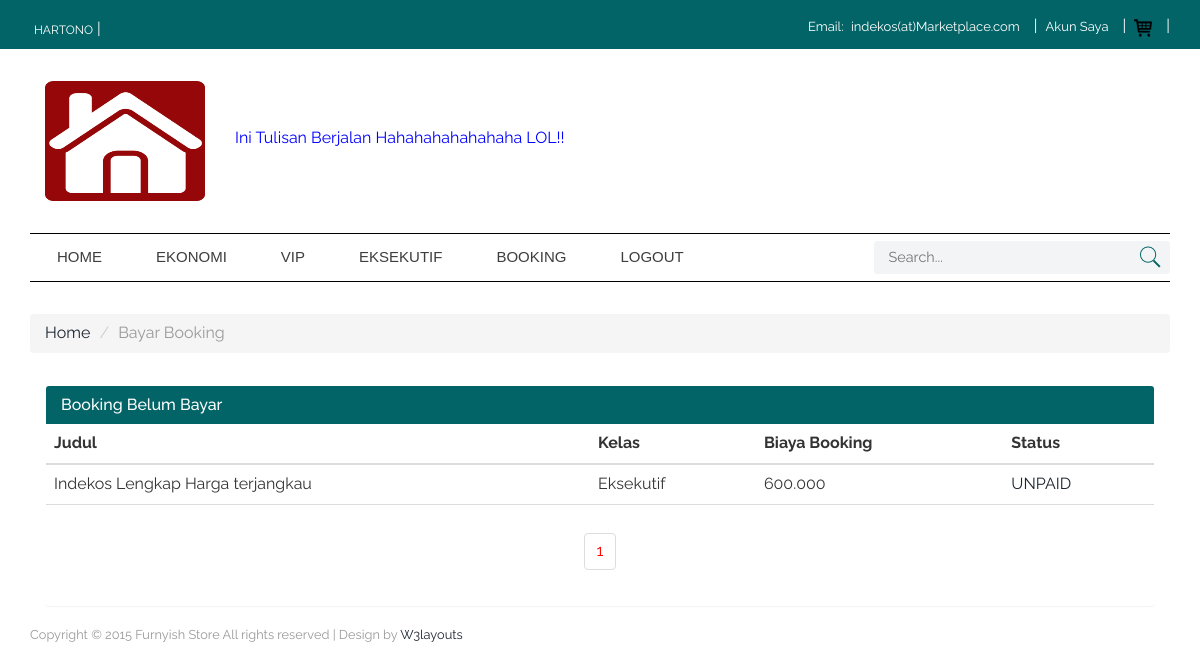
/bayar_booking.php (signed in), run on the app's committed database.
### tables this page shows
CREATE TABLE `tbl_user` (
  `id_user` int(11) NOT NULL,
  `nama` varchar(25) NOT NULL,
  `username` varchar(25) NOT NULL,
  `password` varchar(100) NOT NULL,
  `no_hp` varchar(15) NOT NULL,
  `tgl_registrasi` datetime NOT NULL,
  `session` varchar(10) NOT NULL
);

CREATE TABLE `tbl_booking` (
  `id_booking` int(11) NOT NULL,
  `id_pembeli` int(11) NOT NULL,
  `id_penjual` int(11) NOT NULL,
  `id_indekos` int(11) NOT NULL,
  `biaya` int(20) NOT NULL,
  `total_biaya` int(20) NOT NULL,
  `durasi` int(10) NOT NULL,
  `tgl_booking` datetime NOT NULL,
  `kode_booking` varchar(200) NOT NULL,
  `status_booking` varchar(20) NOT NULL,
  `nama_bank` varchar(12) DEFAULT NULL,
  `nama_rek` varchar(25) DEFAULT NULL,
  `no_rek` varchar(20) DEFAULT NULL,
  `nilai` int(15) DEFAULT NULL,
  `note_transfer` varchar(100) DEFAULT NULL
);

CREATE TABLE `tbl_indekos` (
  `id_indekos` int(11) NOT NULL,
  `id_seller` int(11) NOT NULL,
  `kelas` varchar(20) NOT NULL,
  `judul` varchar(100) NOT NULL,
  `deskripsi` mediumtext NOT NULL,
  `alamat` varchar(100) NOT NULL,
  `harga` int(20) NOT NULL,
  `gambar` varchar(30) NOT NULL,
  `gambar_1` varchar(30) NOT NULL,
  `gambar_2` varchar(30) NOT NULL,
  `gambar_3` varchar(30) NOT NULL,
  `status` varchar(10) NOT NULL
);

### class/User.php (called while the page is built, shortened)
<?php
    class User
    {
        private $db;
        function __construct($db_conn)
        {
            $this->db = $db_conn;
        }
                    ?>
                    <?php
        public function isUserLoggedIn(){
            if(isset($_SESSION['user_session']))
            {
                if($_SESSION['user_role'] == 'user')
                {
                    return true;
                }
            }
        }
        public function getUser(){
            try {
                $query = $this->db->prepare("SELECT * FROM tbl_user WHERE id_user = :id");
                $query->bindParam(":id", $_SESSION['user_session']);
                $query->execute();
                return $query->fetch();
            } catch (PDOException $e) {
                echo $e->getMessage();
                return false;
            }
        }
    }
?>

### class/Booking.php (the view, shortened to what this page needs)
<?php
    class Booking
    {
        private $db;
        function __construct($db_conn)
        {
            $this->db = $db_conn;
        }
                    ?>
                <?php
	    public function daftarBooking($query) {
	    	$jumlah_desimal = "0";
	        $pemisah_desimal = ",";
	        $pemisah_ribuan = ".";
            $stmt = $this->db->prepare($query);
            $stmt->execute();
            if($stmt->rowCount()>0)
            {
                while($row=$stmt->fetch(PDO::FETCH_ASSOC))
                {
                    ?>
                    <tr>
                        <td><?php print($row['judul']); ?></td>
                        <td><?php print($row['kelas']); ?></td>
                        <td><?php print(number_format($row['biaya'],$jumlah_desimal, $pemisah_desimal, $pemisah_ribuan)); ?></td>
                        <td>
                            <?php
                                switch ($row['status_booking']) {
                                    case 'UNPAID':
                                        ?>
                                            <a href="pembayaran.php?id=<?php print($row['id_booking']); ?>"><?php print($row['status_booking']); ?></a>
                                        <?php
                                        break;
                                        ?>
                                        <?php
                                }
                            ?>
                        </td>
                    </tr>
                    <?php
                }
            }
            else
            {
                ?>
                <tr>
                <td>Tidak ditemukan....</td>
                </tr>
                <?php
            }
        }
                    ?>
                <?php
        public function paginglink($query,$records_per_page)
        {
            $self = $_SERVER['PHP_SELF'];
            $stmt = $this->db->prepare($query);
            $stmt->execute();
            $total_no_of_records = $stmt->rowCount();
            if($total_no_of_records > 0)
            {
                ?><ul class="pagination"><?php
                $total_no_of_pages=ceil($total_no_of_records/$records_per_page);
                $current_page=1;
                for($i=1;$i<=$total_no_of_pages;$i++)
                {
                    if($i==$current_page)
                    {
                        echo "<li><a href='".$self."?page_no=".$i."' style='color:red;'>".$i."</a></li>";
                    }
                    else
                    {
                        echo "<li><a href='".$self."?page_no=".$i."'>".$i."</a></li>";
                    }
                }
                ?></ul><?php
            }
        }
    }
?>

### header.php (shortened to what this page needs)
<!DOCTYPE HTML>
<html>
<head>
<link href="assets/css/bootstrap.css" rel='stylesheet' type='text/css' />
<link href="assets/css/style.css" rel='stylesheet' type='text/css' />
<link href="assets/css/megamenu.css" rel="stylesheet" type="text/css" media="all" />
<link href="assets/css/form.css" rel="stylesheet" type="text/css" media="all" />
</head>
<body>
<div class="top_bg">
	<div class="container">
		<div class="header_top-sec">
			<div class="top_right">
				<ul>
					<li>
						<?php
		                    if(!$user->isUserLoggedIn()){
		                        ?>
		                            <p>Guest</p>
		                        <?php
		                    } else {
		                        ?>
		                            <p><a href="#"><?php echo $datas['nama'] ?></a></p>
		                        <?php
		                    }
		                ?>
					</li>|
				</ul>
			</div>
			<div class="top_left">
				<ul>
					<li class="top_link">Email: <a href="#">indekos(at)Marketplace.com</a></li>|
					<li class="top_link"><a href="profil.php">Akun Saya</a></li>|
					<li class="top_link"><a href="cart.php"><img src="assets/images/bag.png" alt=""></a></li>|
				</ul>
			</div>
				<div class="clearfix"> </div>
		</div>
	</div>
</div>
<div class="header_top">
	 <div class="container">
		 <div class="logo col-md-2">
		 	<a href="index.php"><img src="assets/images/home-icon.png" alt="" width="50px" height="120px"/></a>
		 </div>
		 <div class="col-md-10">
		 	<br><br>
		 	<marquee><font color="blue">Ini Tulisan Berjalan Hahahahahahahaha LOL!!</font></marquee>
		 </div>
		  <div class="clearfix"></div>
	 </div>
</div>
<div class="mega_nav">
	<div class="container">
		<div class="menu_sec">
			<ul class="megamenu skyblue">
				<li class="grid"><a class="color6" href="index.php">Home</a></li>
				<li class="grid"><a class="color6" href="index.php?kelas=Ekonomi">Ekonomi</a></li>
				<li><a class="color6" href="index.php?kelas=VIP">VIP</a></li>
				<li><a class="color6" href="index.php?kelas=Eksekutif">Eksekutif</a></li>
				<?php
                    if(!$user->isUserLoggedIn()){
                        ?>
                            <li><a class="color6" href="login.php">Login/Register</a></li>
                            <li><a class="color6" href="lapak/lapak_login.php">Pengiklan</a></li>
                        <?php
                    } else {
                        ?>
							<li class="grid"><a class="color6" href="#">Booking</a>
							</li>
							<li><a class="color6" href="logout.php">Logout</a></li>
                        <?php
                    }
                ?>
			</ul>
		    <div class="search">
			    <form action="search.php" method="get">
					<input type="text" name="search" placeholder="Search...">
					<input type="submit" value="">
				</form>
		    </div>
			<div class="clearfix"></div>
		</div>
	</div>
</div>

### assets/css/style.css (style rules this page uses)
ul, ol { margin: 0; padding:0; }
p { margin: 0; }
html, body { font-family: 'Raleway', sans-serif; font-size: 100%; background: #ffffff; }
body a { transition:0.5s all; -webkit-transition:0.5s all; -moz-transition:0.5s all; -o-transition:0.5s all; -ms-transition:0.5s all; }
.top_bg { background:#026466; }
.header_top-sec { padding: 15px 0 8px; }
.logo img { width:100%; }
.header_top { padding:2em 0; }
.top_left { float: right; color:#fff; }
.top_right { float:left; color: #ffffff; margin-top: 3px; }
.top_right ul,.top_left ul { padding:0; list-style:none; display: inline-block; vertical-align: middle; }
.top_left ul li.top_link { margin-right:10px; }
.top_right ul li,.top_left ul li { display: inline-block; }
.top_right ul li:last-child { margin-right: 0; }
.top_right ul li a { text-align:center; padding: 0px 4px; text-transform:uppercase; font-size:12px; display:block; color:#ffffff; -webkit-transition: all 0.3s ease-in-out; -moz-transition: all 0.3s ease-in-out; -o-transition: all 0.3s ease-in-out; transition: all 0.3s ease-in-out; }
.top_left ul li { font-size:13px; }
.top_left ul li a { text-align:center; padding: 0px 4px; font-size:13px; color:#ffffff; -webkit-transition: all 0.3s ease-in-out; -moz-transition: all 0.3s ease-in-out; -o-transition: all 0.3s ease-in-out; transition: all 0.3s ease-in-out; }
.logo { float: left; }
.search { position: relative; background: #f3f4f5; float: left; width: 26%; border-radius:3px; }
.search input[type="text"] { margin: 0px 0; padding: 6px 10px 6px 15px; outline: none; color: #5a5a5a; background: none; border: none; width: 89.33333%; position: relative; font-size: 0.9em; -webkit-appearance: none; }
.search input[type="submit"] { background: url('../images/search1.png') no-repeat 0px 1px; border: none; cursor: pointer; width: 24px; outline: none; position: absolute; height: 24px; top: 3px; right: 8px; }
.menu_sec { border-top:1px solid #000; border-bottom:1px solid #000; padding:7px 0; }

### assets/css/megamenu.css (style rules this page uses)
.megamenu { margin-bottom:0px;padding:0;width:100%;list-style:none;display:inline-block;position:relative;font-family:Calibri,Arial;font-size:15px }
.megamenu li { margin-bottom:-5px;display:inline }
.megamenu>li>a { float:left;padding:5px 28px;text-decoration:none;text-transform:capitalize;font-size:1em; -webkit-transition: all 0.3s ease-in-out;text-transform:uppercase; -moz-transition: all 0.3s ease-in-out; -o-transition: all 0.3s ease-in-out; transition: all 0.3s ease-in-out; }
.skyblue,.skyblue>li.showhide { width: 72%; float: left; margin-right: 2%;; }
.skyblue li>a,.skyblue>li.showhide span { color:#3f3d3d }
@media (max-width:1366px) { .megamenu>li>a { padding: 5px 27px } }

### data on the page
tbl_user: nama "HARTONO"
tbl_booking: id_indekos.judul "Indekos Lengkap Harga terjangkau", id_indekos.kelas "Eksekutif", biaya "600.000", status_booking "UNPAID"
